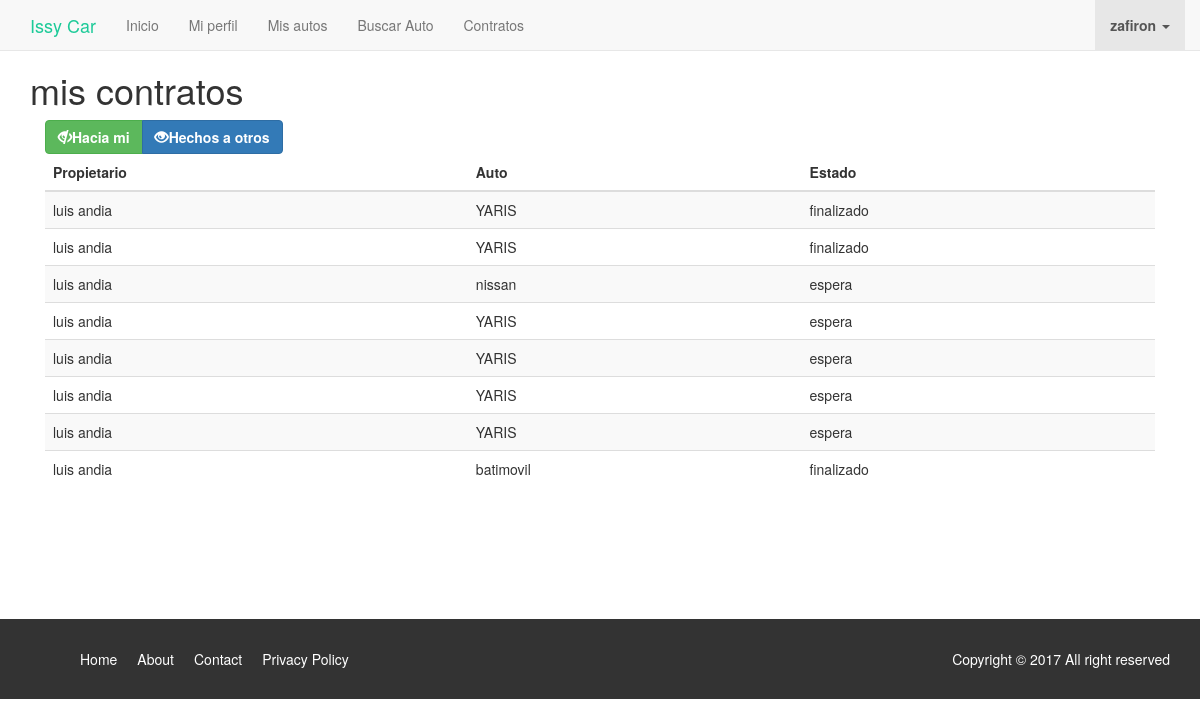
/auto/contratos/ (signed in), run on the app's committed database.
### auto/models.py (models this page shows, shortened)
class Contrato(models.Model):
	User_alquila=models.ForeignKey("auth.User",null=True,related_name="user_alquila")
	User_contrata=models.ForeignKey("auth.User",null=True,related_name="user_contrata")
	auto =models.ForeignKey(Auto,null=True,related_name="auto_contrata")
	hired_status=models.CharField(max_length = 1, choices = HIRED_STATUS,
	null = False, default = HIRED_STATUS[0][0])

class Auto(models.Model):
	user = models.ForeignKey("auth.User",null=True)
	modelo= models.CharField(max_length=264)
	plazas= models.CharField(max_length=264)
	aire_acondicionado= models.CharField(max_length=264)
	tipo_transmision= models.CharField(max_length=264)
	lugar_recogida= models.CharField(max_length=264)
	precio= models.FloatField()
	jornada= models.IntegerField()
	is_alquiled= models.BooleanField(default=False)
	def __str__(self):
		return self.modelo

### conductor/models.py (models this page shows, shortened)
class Conductor(models.Model):
	user = models.OneToOneField("auth.User")
	nombre = models.CharField(max_length=264,blank=False,null=False)
	apellido = models.CharField(max_length=264,blank=False,null=False)
	estrellas = models.IntegerField(default=0,blank=False,null=False)
	estado = models.CharField(max_length=20)
	edad = models.IntegerField(blank=False,null=False)
	estado_civil = models.CharField(max_length = 1, choices = ESTADO_CIVIL, blank = False,
	null = False, default = ESTADO_CIVIL[0][0])
	ciudad = models.CharField(max_length=50,blank=False,null=False)
	inicio_app = models.DateField(default=datetime.date.today,blank=False,null=False)
	total_viajes = models.IntegerField(default=0,blank=False,null=False)
	tipo_licencia = models.CharField(max_length=8,blank=False,null=False)
	vencimiento_licencia = models.DateField(blank=False,null=False)
	telefono = models.IntegerField(blank=False,null=False)

### auto/views.py (the view)
class AutoContratos(LoginRequiredMixin,ListView):
	model= Contrato
	template_name = 'auto/contrato_list.html'
	def get_context_data(self):
		mContrato= Contrato.objects.filter(Q(User_contrata=self.request.user)| Q(User_alquila=self.request.user))
		dict_res={'contrato_list':mContrato,'is_for_me':False}
		return dict_res

### auto/templates/auto/contrato_list.html (shortened to what this page needs)
{% extends 'base.html' %}
{%  block content %}
<div class="container micontenido">
	<h1>mis contratos</h1>
	<div class="col-md-12">
		<div class="btn-group">
			<a class="btn btn-success" href="{% url 'auto:ofertas_hacia_mi' %}">
				<span class="glyphicon glyphicon-eye-close"></span><strong>Hacia mi</strong>
			</a>
			<a class="btn btn-primary" href="{% url 'auto:ofertas_hacia_otros' %}">
				<span class="glyphicon glyphicon-eye-open"></span><strong>Hechos a otros</strong>
			</a>
		</div>
	</div>
	<div class="col-md-12">
		<div class="table-responsive">
			<table class="table table-hover table-striped">
				<thead>
					<tr>
						<th>
							{% if is_for_me %}
							Interesado
							{%else%}
							Propietario
							{%endif%}
						</th>
						<th>Auto</th>
						<th>Estado</th>
					</tr>
				</thead>
				<tbody class="table-hover">
					{% for contrato in contrato_list%}
					<tr>
						<td>
							{%if is_for_me%}
							{{contrato.User_contrata.conductor.nombre}} {{contrato.User_contrata.conductor.apellido}}
							{%else%}
							{{contrato.User_alquila.conductor.nombre}} {{contrato.User_alquila.conductor.apellido}}
							{%endif%}
						</td>
						<td>
							{{contrato.auto}}
						</td>
						<td>{{contrato.get_hired_status_display }}
						</td>
					</tr>
					{%endfor%}
				</tbody>
			</table>
		</div>
	</div>
</div>
{% endblock %}

### conductor/templates/base.html (shortened to what this page needs)
<!DOCTYPE html>
{% load staticfiles%}
<html lang="en">
<head>
	<link rel="stylesheet" href="https://maxcdn.bootstrapcdn.com/bootstrap/3.3.7/css/bootstrap.min.css">
	<link rel="stylesheet" type="text/css" href="https://cdnjs.cloudflare.com/ajax/libs/medium-editor/5.23.2/css/medium-editor.min.css">
	<link rel="stylesheet" href="https://maxcdn.bootstrapcdn.com/font-awesome/4.7.0/css/font-awesome.min.css">
	<link rel="stylesheet" type="text/css" href="{% static 'css/estilos_general.css'%}">
	<link rel="stylesheet" type="text/css" href="{% static 'css/style_conductor.css'%}">
</head>
<body>
	<nav class="navbar navbar-default navbar-fixed-top">
		<div class="container">
			<div class="navbar-header">
				<a class="navbar-brand em-text" href="{% url 'conductor:buscar_autos' %}">Issy Car</a>
			</div>
			<div id="navbar" class="collapse navbar-collapse">
				<ul class="nav navbar-nav">
					<li><a href="/">Inicio</a></li>
					{% if user.is_authenticated %}
					<li><a href="{% url 'conductor:conductor_info' %}">Mi perfil</a></li>
					<li><a href="{% url 'auto:auto_list'%}">Mis autos</a></li>
					<li><a href="{% url 'conductor:alquilar_auto' %}">Buscar Auto</a></li>
					<li><a href="{% url 'auto:contratos' %}">Contratos</a></li>
				</ul>
				<ul class="nav navbar-nav navbar-right">
					<li class="dropdown active">
					<a href="#" class="dropdown-toggle" data-toggle="dropdown" role="button" aria-expanded="false"><strong>{{user.username}}</strong> <span class="caret"></span></a>
				</ul>
				{% else %}
				<li><a href="{% url 'conductor:alquilar_auto' %}">Buscar Auto</a></li>
				<li><a href="{% url 'accounts:signup' %}" class="btn btn-simple">Registrarse</a></li>
				<li><a href="{% url 'accounts:login' %}" class="btn btn-simple">Ingresar</a></li>
			</ul>
			{% endif%}
		</div>
	</div>
</nav>
{% block content%}
{% endblock %}
<footer class="navbar-bottom">
	<div class="container">
		<div class="row">
			<div class="col-md-6 col-xs-12">
				<ul>
					<li><a href="#">Home</a></li>
					<li><a href="#">About</a></li>
					<li><a href="#">Contact</a></li>
					<li><a href="#">Privacy Policy</a></li>
				</ul>
			</div>
			<div class="col-md-6 col-xs-12">
				<p>Copyright &copy; 2017 All right reserved</p>
			</div>
		</div>
	</div>
</footer>
      </body>
      </html>

### conductor/static/css/estilos_general.css (style rules this page uses)
html { min-height: 100% !important; }
body { padding-top: 50px; min-height: 100% !important; }
.em-text { color:#1cca98 !important; }
.micontenido { height: auto !important; min-height: 100% !important; margin-bottom: 8em; }
footer { background: #333; color: #fff; padding: 30px 0 20px 0; }
footer li { float: left; padding: 0 10px 0 10px; list-style: none; }
footer a { color:#fff; }
footer p { float:right; }

### data on the page
Contrato: User_alquila.conductor.nombre "luis", User_alquila.conductor.apellido "andia", auto "YARIS", hired_status "finalizado"
Contrato: User_alquila.conductor.nombre "luis", User_alquila.conductor.apellido "andia", auto "YARIS", hired_status "finalizado"
Contrato: User_alquila.conductor.nombre "luis", User_alquila.conductor.apellido "andia", auto "nissan", hired_status "espera"
Contrato: User_alquila.conductor.nombre "luis", User_alquila.conductor.apellido "andia", auto "YARIS", hired_status "espera"
Contrato: User_alquila.conductor.nombre "luis", User_alquila.conductor.apellido "andia", auto "YARIS", hired_status "espera"
Contrato: User_alquila.conductor.nombre "luis", User_alquila.conductor.apellido "andia", auto "YARIS", hired_status "espera"
Contrato: User_alquila.conductor.nombre "luis", User_alquila.conductor.apellido "andia", auto "YARIS", hired_status "espera"
Contrato: User_alquila.conductor.nombre "luis", User_alquila.conductor.apellido "andia", auto "batimovil", hired_status "finalizado"

### other printed values
{{ user.username }} "zafiron"
